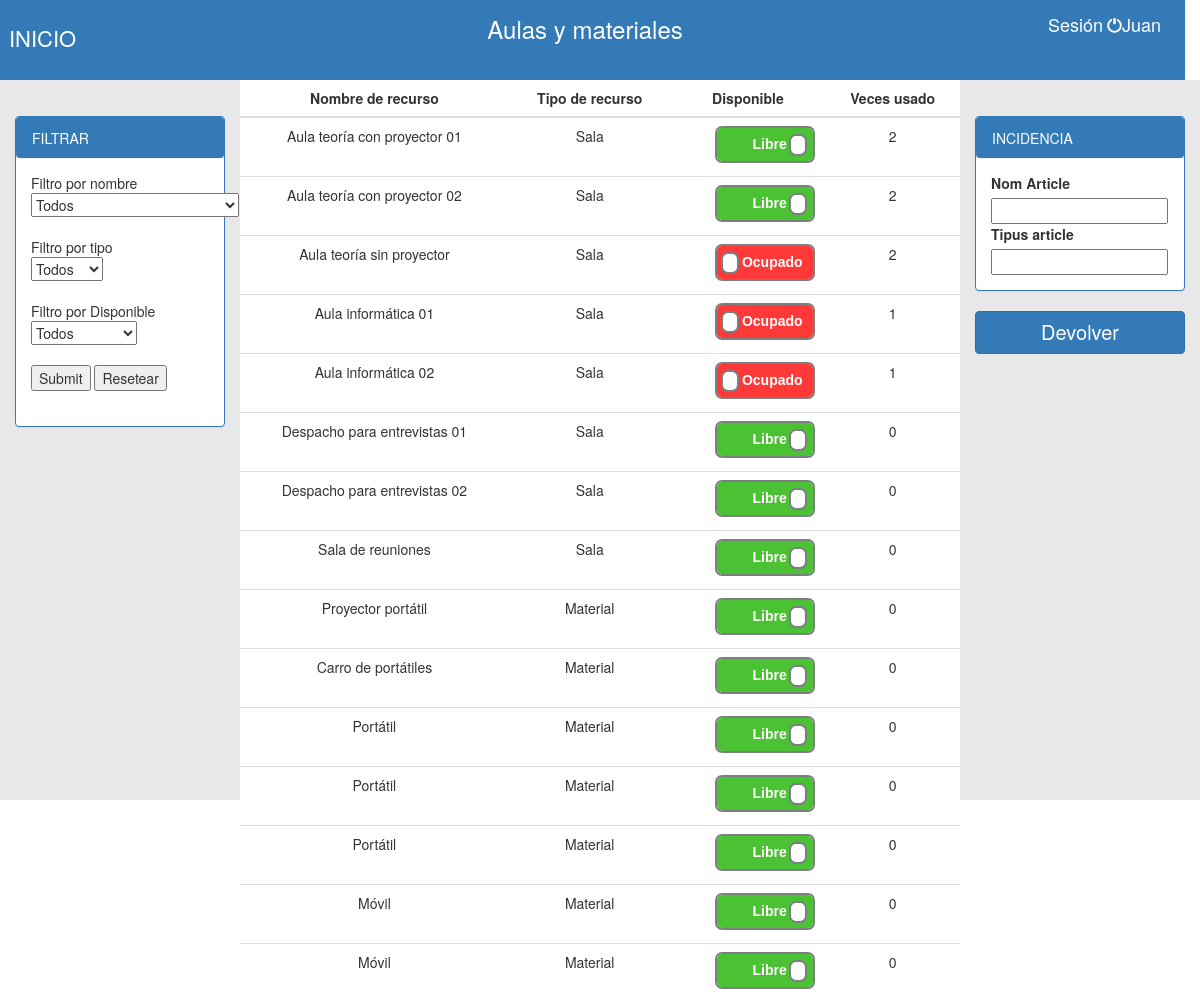
Screenshot of /Nuria/principal.php (signed in) with the database file from the repository.
### tables this page shows
CREATE TABLE `tbl_recurso` (
  `idRecurso` int(4) NOT NULL,
  `nombreRecursos` varchar(35) DEFAULT NULL,
  `tipoRecursos` enum('Sala','Material') DEFAULT NULL,
  `Ocupado` tinyint(1) NOT NULL
);

### Nuria/principal.php (the view, shortened to what this page needs)
<!DOCTYPE html>
<html>
<head>
	<link rel="stylesheet" type="text/css" href="css/style.css">
	<link rel="stylesheet" href="https://maxcdn.bootstrapcdn.com/bootstrap/3.3.7/css/bootstrap.min.css">
</head>
<body>
	<?php
	if(isset($_SESSION['usuario'])){
		$usuario = $_SESSION['usuario'];
	} else {
		$usuario = "Invitado";
	}
	?>
	<div id="cabecera" class="row">
		<div class="col-lg-4" style="text-align: left; color: white; padding-left: 2%;">
			<p><p><a href="principal.php" id="color">INICIO</a></p></p>
		</div>
		<div class="col-lg-4" style="text-align: center; color: white">
			<p class="size">Aulas y materiales</p>
		</div>
		<div class="col-lg-4" style="text-align: right; padding-right: 2%;"><t class="color2">Sesión</t>
			<span style='font-size: 18px; color: white; position: right;' id="login"><a href="index.html"><i id="cerrar_sesion" style="font-size: 15px; color: white" class="glyphicon glyphicon-off"></a></i><?php echo "$usuario"; ?> </span>
		</div>
	</div>
	<div id="contenedor_izq">
		<div class="col-lg-12">
			<div class="panel-group">
				<div class="panel panel-primary">
					<div class="panel panel-heading">FILTRAR</div>
					<div class="panel-body">
						<form action='principal.php' method='REQUEST' accept-charset='UTF-8'>
							<?php
							echo "Filtro por nombre<br>";
							?>
							<select name='nombreRecursos' required>
								<?php
								echo "<option>Todos</option>";
								?>
							</select><br><br>
							<?php
							echo "Filtro por tipo<br>";
							?>
							<select name='tipoRecursos' required>
								<?php
								echo "<option>Todos</option>";
								?>
							</select><br><br>
							<?php
							echo "Filtro por Disponible<br>";
							?>
							<select name='Ocupado' required>
								<?php
								echo "<option>Todos</option>";
								?>
							</select><br><br>
							<input type='submit' name='filtro'>
							<input type='submit' name='Reset' value='Resetear'><br><br>
						</div>
					</div>
				</div>
			</div>
		</div>
		<div id="contenedor_derch">
			<div class="col-lg-12">
				<div class="panel-group">
					<div class="panel panel-primary">
						<div class="panel panel-heading">INCIDENCIA</div>
						<div class="panel-body">
							<form>
								<label>Nom Article</label>
								<input type="text" name="nom">
								<label>Tipus article</label>
								<input type="text" name="tipus">
							</form>
							</div>
						</div>
					</div>
					<button type='submit' name='devolver' id='titulo_btn' class='btn btn-primary btn-block'>Devolver</button>
			</div>
		</div>
		<?php
		$conexion=mysqli_connect("localhost", "root", "", "bd_empresa");
		if(!$conexion){
			echo "Error: No se pudo conectar a MySQL." . PHP_EOL;
			echo "errno de depuración: " . mysqli_connect_errno() . PHP_EOL;
			echo "error de depuración: " . mysqli_connect_error() . PHP_EOL;
			exit;
		} else {
			mysqli_query($conexion, "SET NAMES 'utf8'");
			if((isset($_REQUEST['devolver']))){
				?>
				<div id="contenedor_central">
					<table class="table">
						<thead>
							<tr>
								<th class="centro">Nombre de recurso</th>
								<th class="centro">Tipo de recurso</th>
								<th class="centro">Devolver</th>
							</tr>
						</thead>
						<tbody>
							<?php
							$k= "SELECT tbl_recurso.nombreRecursos,tbl_recurso.tipoRecursos,tbl_recurso.idRecurso from tbl_reserva inner join tbl_recurso where tbl_reserva.idRecurso = tbl_recurso.idRecurso and idUsuario = $_SESSION[idUsuario] and tbl_reserva.fechaLiberamiento is null";
							$rvis = mysqli_query($conexion, $k);
							if(mysqli_num_rows($rvis)>0){
								while($reserva = mysqli_fetch_array($rvis)){
									echo "<form action='principal.php' method='POST'>";
									echo "<tr class='filas'>";
									echo "<td>$reserva[nombreRecursos]</td>";
									echo "<td>$reserva[tipoRecursos]</td>";
									echo "<td>";
									echo "<button type='submit'name='devolverProducto' value='$reserva[idRecurso]' id='boton_devolver' class='btn btn-primary btn-block'>Devolver</button>";
									echo"</td>";
								}
								echo "<input type='hidden' name='devolver'>";
								echo "</form>";
							}
									}else{
										?>
										<div id="contenedor_central">
											<table class="table">
												<thead>
													<tr>
														<th class="centro">Nombre de recurso</th>
														<th class="centro">Tipo de recurso</th>
														<th class="centro">Disponible</th>
														<th class="centro">Veces usado</th>
													</tr>
												</thead>
												<tbody>
													<?php
													$q = "SELECT tbl_recurso.idRecurso ,tbl_recurso.nombreRecursos,tbl_recurso.tipoRecursos, tbl_recurso.Ocupado, count(tbl_reserva.idReserva) as veces_usado from tbl_recurso LEFT JOIN tbl_reserva on tbl_recurso.idRecurso = tbl_reserva.idRecurso group by tbl_recurso.idRecurso";
													$resultados = mysqli_query($conexion, $q);
													if(mysqli_num_rows($resultados)>0){
														$cont=0;
														while($reserva = mysqli_fetch_array($resultados)){
															echo "<form action='principal.php' method='REQUEST'>";
															echo "<tr class='filas'>";
															echo "<td>$reserva[nombreRecursos]</td>";
															echo "<td>$reserva[tipoRecursos]</td>";
															echo "<td>";
															echo "<div class='onoffswitch'>";
															if($reserva['Ocupado']==0){
																echo "<label class='onoffswitch-label' for='myonoffswitch$cont'>";
																echo "<span class='onoffswitch-switch'></span>";
																echo "</label>";
															}else{
																echo "<label class='onoffswitch-label' >";
																echo "<span class='onoffswitch-switch'></span>";
																echo "</label>";
															}
															echo "</div>";
															echo "<td>$reserva[veces_usado]</td>";
															echo "</tr>";
															echo "</form>";
															$cont++;
														}
													}
												}
											}
											?>
										</tbody>
									</table>
								</div>
							</body>
							</html>

### Nuria/css/style.css (style rules this page uses)
#cabecera { width: 100%; height: 10vh; background-color: #337ab7; top: 0; left: 0; text-align: center; padding-top: 1%; }
#contenedor_izq { padding-top: 3%; left: 0; float: left; width: 20%; height: 90vh; background-color: #E8E8E8; }
#contenedor_derch { padding-top: 3%; float: right; right: 0; width: 20%; height: 90vh; background-color: #E8E8E8; }
#contenedor_central { float: left; width: 60%; height: 90vh; background-color: white; }
body { margin: 0; }
td { text-align: center; }
.centro { text-align: center; }
.onoffswitch { position: relative; width: 100px; -webkit-user-select:none; -moz-user-select:none; -ms-user-select: none; margin-left: 26%; }
.onoffswitch-label { display: block; overflow: hidden; cursor: pointer; border: 2px solid #7D7E80; border-radius: 7px; }
.onoffswitch-switch { display: block; width: 18px; margin: 7.5px; background: #FFFFFF; position: absolute; top: 0; bottom: 0; right: 68px; border: 2px solid #7D7E80; border-radius: 7px; transition: all 0.3s ease-in 0s; }
.onoffswitch-checkbox:checked + .onoffswitch-label .onoffswitch-switch { right: 0px; }
#titulo_btn { font-size: 20px; }
#color { color:white; font-size: 22px; text-decoration: none; }
.color2 { color: white; font-size: 18px; }
.size { font-size:24px; }

### rows the page displays
tbl_recurso: nombreRecursos "Aula teoría con proyector 01", tipoRecursos "Sala", reserva "2"
tbl_recurso: nombreRecursos "Aula teoría con proyector 02", tipoRecursos "Sala", reserva "2"
tbl_recurso: nombreRecursos "Aula teoría sin proyector", tipoRecursos "Sala", reserva "2"
tbl_recurso: nombreRecursos "Aula informática 01", tipoRecursos "Sala", reserva "1"
tbl_recurso: nombreRecursos "Aula informática 02", tipoRecursos "Sala", reserva "1"
tbl_recurso: nombreRecursos "Despacho para entrevistas 01", tipoRecursos "Sala", reserva "0"
tbl_recurso: nombreRecursos "Despacho para entrevistas 02", tipoRecursos "Sala", reserva "0"
tbl_recurso: nombreRecursos "Sala de reuniones", tipoRecursos "Sala", reserva "0"
tbl_recurso: nombreRecursos "Proyector portátil", tipoRecursos "Material", reserva "0"
tbl_recurso: nombreRecursos "Carro de portátiles", tipoRecursos "Material", reserva "0"
tbl_recurso: nombreRecursos "Portátil", tipoRecursos "Material", reserva "0"
tbl_recurso: nombreRecursos "Portátil", tipoRecursos "Material", reserva "0"
tbl_recurso: nombreRecursos "Portátil", tipoRecursos "Material", reserva "0"
tbl_recurso: nombreRecursos "Móvil", tipoRecursos "Material", reserva "0"
tbl_recurso: nombreRecursos "Móvil", tipoRecursos "Material", reserva "0"

### other values shown
$usuario "Juan"
